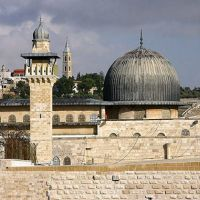
#> input picture code/filtreleme/python/image.jpg, 200 x 200 px
$ python sobel.py   (older library calls are emulated)
#> lines starting #> are read from the running program, lines starting #| are printed output that depends on the picture
import cv2

img = cv2.imread('image.jpg')
#> img is the input picture: shape (200, 200, 3); mean B, G, R 136.8, 147.7, 156.8
output = cv2.Sobel(img,cv2.CV_8U,1,0,ksize=5)
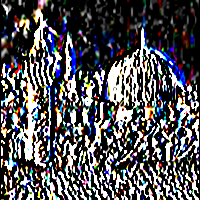
#> output: shape (200, 200, 3); mean B, G, R 86.5, 82.9, 83.9

cv2.imshow("Sonuc", output)
cv2.waitKey(0)
